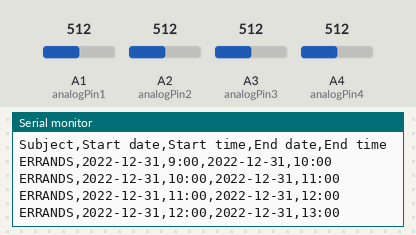
Bench run of a sketch on a simulated Arduino Uno, built with avr-gcc and run on an emulated ATmega328P. Parts: the last lines printed to the serial monitor. The inputs (shaded band) are chosen by the test bench; at power-on: A1 (analogPin1) = 512, A2 (analogPin2) = 512, A3 (analogPin3) = 512, A4 (analogPin4) = 512.

Above: at 5.9 s.
6.0 s: A1 (analogPin1) set to 710
At 11.7 s:
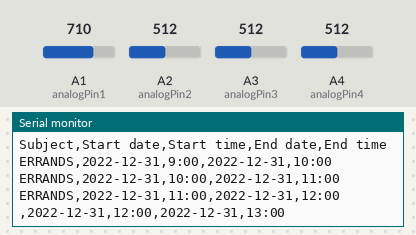
17.1 s: A2 (analogPin2) set to 90
At 22.2 s:
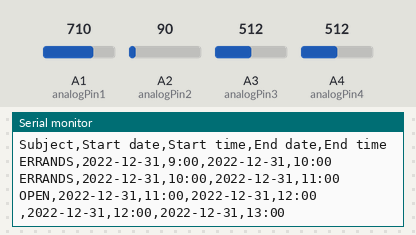
27.4 s: A3 (analogPin3) set to 960
At 32.4 s:
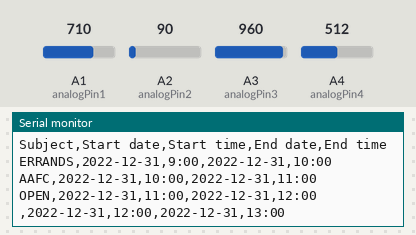
37.6 s: A1 (analogPin1) set to 690
At 42.4 s:
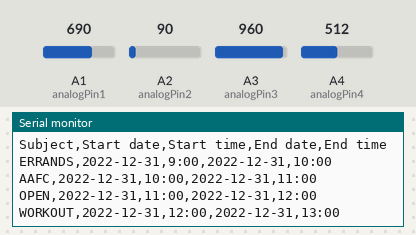
48.0 s: A3 (analogPin3) set to 940
At 53.0 s:
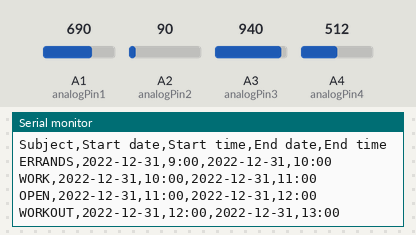
58.2 s: A4 (analogPin4) set to 710
Timing chart, 0 to 61.2 s (numbered marks = the images above; inputs shaded):
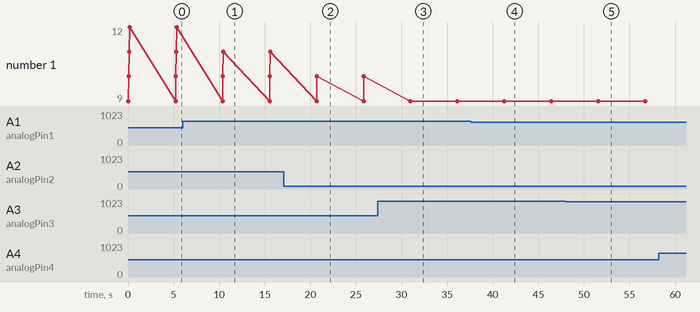

The sketch:

calendarToCSV.ino
```cpp
int analogPin4 = A4;
int analogPin3 = A3;
int analogPin2 = A2;
int analogPin1 = A1;
int value = 0;
String hour1 = "9:00";
String hour2 = "10:00";
String hour3 = "11:00";
String hour4 = "12:00";
String hour5 = "13:00";
String startDate = "2022-12-31";
bool label = true;

void setup() {
  Serial.begin(9600);
  pinMode(analogPin4, INPUT);
  pinMode(analogPin3, INPUT);
  pinMode(analogPin2, INPUT);
  pinMode(analogPin1, INPUT);

}

void loop() {


  Serial.print("Subject");
  Serial.print(",");
  Serial.print("Start date");
  Serial.print(",");
  Serial.print("Start time");
  Serial.print(",");
  Serial.print("End date");
  Serial.print(",");
  Serial.println("End time");

  printer(startDate, hour1, hour2, analogPin4);
  printer(startDate, hour2, hour3, analogPin3);
  printer(startDate, hour3, hour4, analogPin2);
  printer(startDate, hour4, hour5, analogPin1);


  delay(5000);

}

void printer(String day, String startT, String endT, int pin) {
  value = analogRead(pin);

  if (value <= 100){
    Serial.print("OPEN");
    //Serial.println(value);
  }

  else if (value > 950 and value < 1100){
    Serial.print("AAFC");
    //Serial.println(value);
  }

  else if (value > 900 and value < 949){
    Serial.print("WORK");
    //Serial.println(value);
  }
  else if (value > 600 and value < 700){
    Serial.print("WORKOUT");
    //Serial.println(value);
  }

  else if (value > 400 and value < 600){
    Serial.print("ERRANDS");
    //Serial.println(value);
  }
  Serial.print(",");
  Serial.print(day);
  Serial.print(",");
  Serial.print(startT);
  Serial.print(",");
  Serial.print(day);
  Serial.print(",");
  Serial.println(endT);


}
```

Measured:
- the behaviour switches between 700 and 699 on A1 (analogPin1) (found by bisection; images 3 and 4)
- after the input at 6.0 s, the serial monitor: prints a new line after 4.5 s (image 1)
- after the input at 17.1 s, the serial monitor: prints a new line after 3.7 s (image 2)
- after the input at 27.4 s, the serial monitor: prints a new line after 3.6 s (image 3)
- after the input at 37.6 s, the serial monitor: prints a new line after 3.8 s (image 4)
- after the input at 48.0 s, the serial monitor: prints a new line after 3.6 s (image 5)
